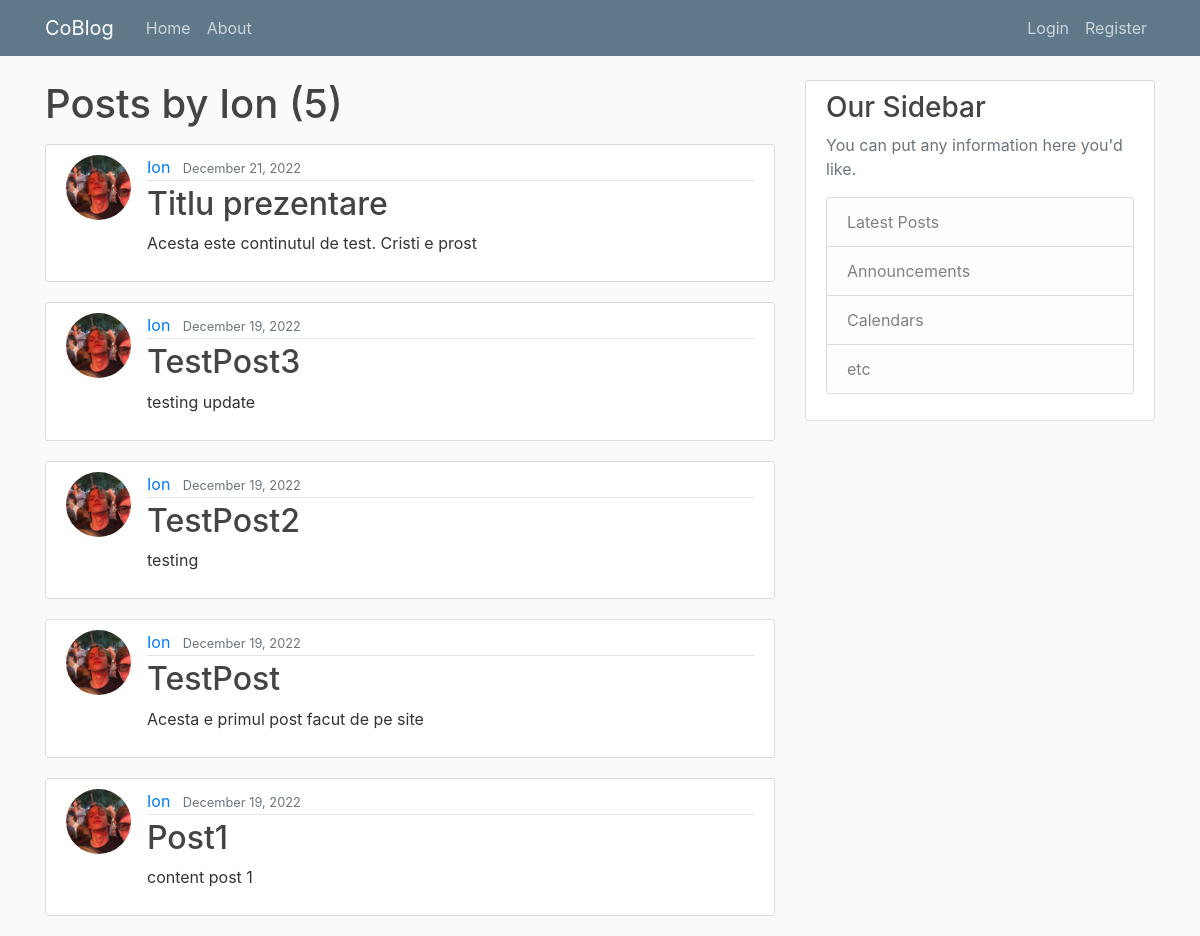
Page /user/Ion on the earlier database version.
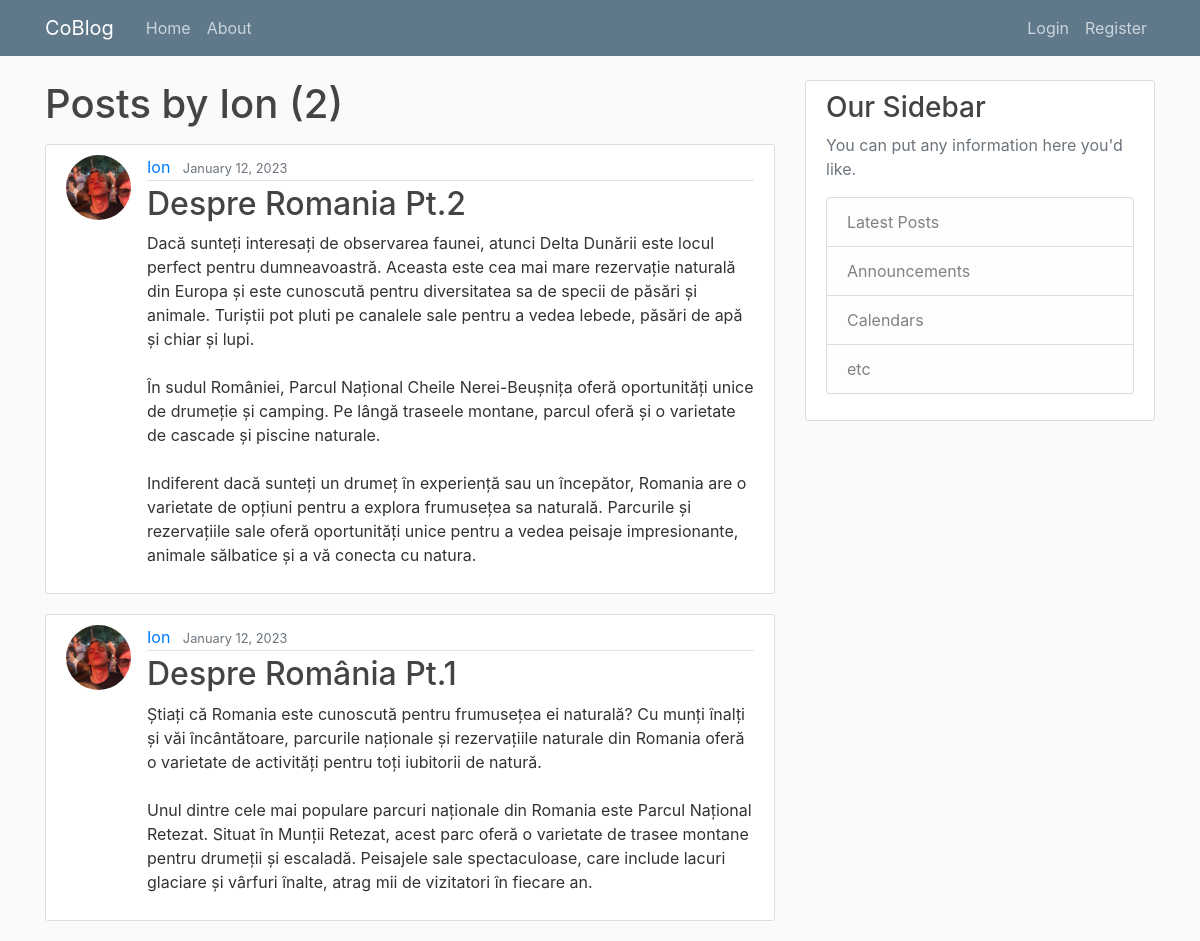
Same page on the later database version.
### blog/models.py (models this page shows, shortened)
class Post(models.Model):
    title = models.CharField(max_length=100)
    content = models.TextField()
    date_posted = models.DateTimeField(default=timezone.now)
    author = models.ForeignKey(User, on_delete=models.CASCADE)
    likes = models.ManyToManyField(User, related_name='blog_posts')
    category = models.CharField(max_length=255, default='uncategorized')

### users/models.py (models this page shows, shortened)
class Profile(models.Model):
    user = models.OneToOneField(User, on_delete=models.CASCADE)
    image = models.ImageField(default='default.jpg', upload_to='profile_pics')

### blog/views.py (the view)
# urls.py: path('user/<str:username>', UserPostListView.as_view(), name='user-posts'),
class UserPostListView(ListView):
    model = Post
    template_name = 'blog/user_posts.html'  # <app>/<model>_<viewtype>.html
    context_object_name = 'posts'
    paginate_by = 5
    def get_queryset(self):
        user = get_object_or_404(User, username=self.kwargs.get('username'))
        return Post.objects.filter(author=user).order_by('-date_posted')

### blog/templates/blog/user_posts.html (shortened to what this page needs)
{% extends "blog/base.html" %}
{% block content %}
    <h1 class="mb-3">Posts by {{ view.kwargs.username }} ({{ page_obj.paginator.count }})</h1>
    {% for post in posts %}
        <article class="media content-section">
          <img class="rounded-circle article-img" src="{{ post.author.profile.image.url }}">
          <div class="media-body">
            <div class="article-metadata">
              <a class="mr-2" href="{% url 'user-posts' post.author.username %}">{{ post.author }}</a>
              <small class="text-muted">{{ post.date_posted|date:"F d, Y" }}</small>
            </div>
            <h2><a class="article-title" href="{% url 'post-detail' post.id %}">{{ post.title }}</a></h2>
            <p class="article-content">{{ post.content }}</p>
          </div>
        </article>
    {% endfor %}
{% endblock content %}

### blog/templates/blog/base.html (shortened to what this page needs)
{% load static %}
<!DOCTYPE html>
<html>
<head>
    <link rel="stylesheet" href="https://maxcdn.bootstrapcdn.com/bootstrap/4.0.0/css/bootstrap.min.css">
    <link rel="stylesheet" type="text/css" href="{% static 'blog/main.css' %}">
</head>
<body>
    <header class="site-header">
      <nav class="navbar navbar-expand-md navbar-dark bg-steel fixed-top">
        <div class="container">
          <a class="navbar-brand mr-4" href="{% url 'blog-home' %}">CoBlog</a>
          <div class="collapse navbar-collapse" id="navbarToggle">
            <div class="navbar-nav mr-auto">
              <a class="nav-item nav-link" href="{% url 'blog-home' %}">Home</a>
              <a class="nav-item nav-link" href="{% url 'blog-about' %}">About</a>
            </div>
            <div class="navbar-nav">
              {% if user.is_authenticated %}
                <a class="nav-item nav-link" href="{% url 'post-create' %}">New Post</a>
                <a class="nav-item nav-link" href="{% url 'profile' %}">Profile</a>
                <a class="nav-item nav-link" href="{% url 'logout' %}">Logout</a>
              {% else %}
                <a class="nav-item nav-link" href="{% url 'login' %}">Login</a>
                <a class="nav-item nav-link" href="{% url 'register' %}">Register</a>
              {% endif %}
            </div>
          </div>
        </div>
      </nav>
    </header>
    <main role="main" class="container">
      <div class="row">
        <div class="col-md-8">
          {% block content %}{% endblock %}
        </div>
        <div class="col-md-4">
          <div class="content-section">
            <h3>Our Sidebar</h3>
            <p class='text-muted'>You can put any information here you'd like.
              <ul class="list-group">
                <li class="list-group-item list-group-item-light">Latest Posts</li>
                <li class="list-group-item list-group-item-light">Announcements</li>
                <li class="list-group-item list-group-item-light">Calendars</li>
                <li class="list-group-item list-group-item-light">etc</li>
              </ul>
            </p>
          </div>
        </div>
      </div>
    </main>
</body>
</html>

### blog/static/blog/main.css (style rules this page uses)
body { background: #fafafa; color: #333333; margin-top: 5rem; }
h1, h2, h3, h4, h5, h6 { color: #444444; }
ul { margin: 0; }
.bg-steel { background-color: #5f788a; }
.site-header .navbar-nav .nav-link { color: #cbd5db; }
.content-section { background: #ffffff; padding: 10px 20px; border: 1px solid #dddddd; border-radius: 3px; margin-bottom: 20px; }
.article-title { color: #444444; }
.article-content { white-space: pre-line; }
.article-img { height: 65px; width: 65px; margin-right: 16px; }
.article-metadata { padding-bottom: 1px; margin-bottom: 4px; border-bottom: 1px solid #e3e3e3 }

Differences in the rows shown:
removed Post: author.profile.image (picture), author "Ion", date_posted "December 21, 2022", title "Titlu prezentare", content "Acesta este continutul de test. Cristi e prost"
removed Post: author.profile.image (picture), author "Ion", date_posted "December 19, 2022", title "TestPost3", content "testing update"
removed Post: author.profile.image (picture), author "Ion", date_posted "December 19, 2022", title "TestPost2", content "testing"
removed Post: author.profile.image (picture), author "Ion", date_posted "December 19, 2022", title "TestPost", content "Acesta e primul post facut de pe site"
removed Post: author.profile.image (picture), author "Ion", date_posted "December 19, 2022", title "Post1", content "content post 1"
added Post: author.profile.image (picture), author "Ion", date_posted "January 12, 2023", title "Despre Romania Pt.2", content "Dacă sunteți interesați de observarea faunei, atunci Delta Dunării este locul perfect pentru dumneavoastră. Aceasta este cea mai mare rezervație naturală din Europa și este cunoscută pentru diversitatea sa de specii de păsări și animale. Turiștii pot pluti pe canalele sale pentru a vedea lebede, păsări de apă și chiar și lupi. În sudul României, Parcul Național Cheile Nerei-Beușnița oferă oportunități unice de drumeție și camping. Pe lângă traseele montane, parcul oferă și o varietate de cascade și piscine naturale. Indiferent dacă sunteți un drumeț în experiență sau un începător, Romania are o varietate de opțiuni pentru a explora frumusețea sa naturală. Parcurile și rezervațiile sale…"
added Post: author.profile.image (picture), author "Ion", date_posted "January 12, 2023", title "Despre România Pt.1", content "Știați că Romania este cunoscută pentru frumusețea ei naturală? Cu munți înalți și văi încântătoare, parcurile naționale și rezervațiile naturale din Romania oferă o varietate de activități pentru toți iubitorii de natură. Unul dintre cele mai populare parcuri naționale din Romania este Parcul Național Retezat. Situat în Munții Retezat, acest parc oferă o varietate de trasee montane pentru drumeții și escaladă. Peisajele sale spectaculoase, care include lacuri glaciare și vârfuri înalte, atrag mii de vizitatori în fiecare an."
Other differences:
{{ page_obj.paginator.count }}: "5" → "2"
